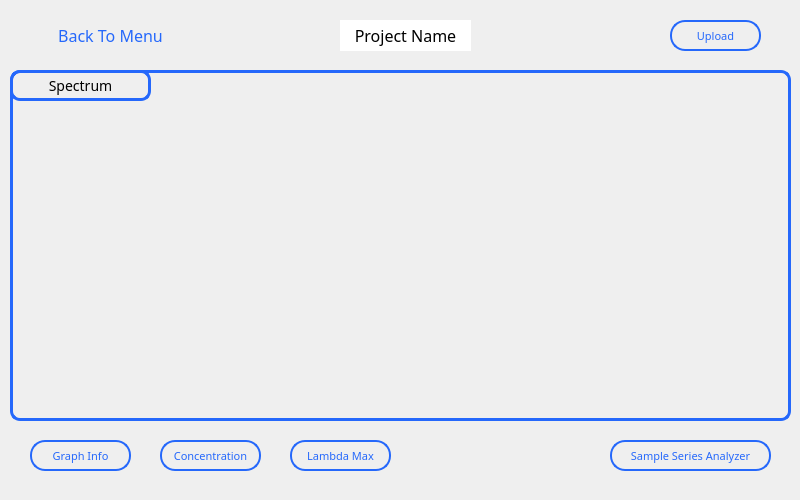
<?xml version="1.0" encoding="UTF-8"?>
<ui version="4.0">
 <class>test1</class>
 <widget class="QDialog" name="test1">
  <property name="geometry">
   <rect>
    <x>0</x>
    <y>0</y>
    <width>800</width>
    <height>500</height>
   </rect>
  </property>
  <property name="windowTitle">
   <string>Dialog</string>
  </property>
  <widget class="QWidget" name="widget" native="true">
   <property name="geometry">
    <rect>
     <x>0</x>
     <y>10</y>
     <width>801</width>
     <height>46</height>
    </rect>
   </property>
   <property name="styleSheet">
    <string notr="true"/>
   </property>
   <widget class="QPushButton" name="MenuButton">
    <property name="geometry">
     <rect>
      <x>20</x>
      <y>10</y>
      <width>31</width>
      <height>31</height>
     </rect>
    </property>
    <property name="styleSheet">
     <string notr="true">border:0px;
</string>
    </property>
    <property name="text">
     <string/>
    </property>
    <property name="icon">
     <iconset resource="resources.qrc">
      <normaloff>:/Icons/arrow-left-circle.svg</normaloff>:/Icons/arrow-left-circle.svg</iconset>
    </property>
    <property name="iconSize">
     <size>
      <width>25</width>
      <height>25</height>
     </size>
    </property>
   </widget>
   <widget class="QLabel" name="MainmenuText">
    <property name="geometry">
     <rect>
      <x>55</x>
      <y>15</y>
      <width>111</width>
      <height>20</height>
     </rect>
    </property>
    <property name="font">
     <font>
      <family>Poppins</family>
      <pointsize>-1</pointsize>
     </font>
    </property>
    <property name="styleSheet">
     <string notr="true">Font-size:16px;
color: rgb(37, 104, 251);
</string>
    </property>
    <property name="text">
     <string>Back To Menu</string>
    </property>
    <property name="alignment">
     <set>Qt::AlignCenter</set>
    </property>
   </widget>
   <widget class="QTextEdit" name="ProjectName">
    <property name="geometry">
     <rect>
      <x>340</x>
      <y>10</y>
      <width>131</width>
      <height>31</height>
     </rect>
    </property>
    <property name="font">
     <font>
      <family>Poppins</family>
      <pointsize>11</pointsize>
     </font>
    </property>
    <property name="styleSheet">
     <string notr="true">#ProjectName{
	border:0px;
}</string>
    </property>
    <property name="html">
     <string>&lt;!DOCTYPE HTML PUBLIC &quot;-//W3C//DTD HTML 4.0//EN&quot; &quot;http://www.w3.org/TR/REC-html40/strict.dtd&quot;&gt;
&lt;html&gt;&lt;head&gt;&lt;meta name=&quot;qrichtext&quot; content=&quot;1&quot; /&gt;&lt;meta charset=&quot;utf-8&quot; /&gt;&lt;style type=&quot;text/css&quot;&gt;
p, li { white-space: pre-wrap; }
hr { height: 1px; border-width: 0; }
li.unchecked::marker { content: &quot;\2610&quot;; }
li.checked::marker { content: &quot;\2612&quot;; }
&lt;/style&gt;&lt;/head&gt;&lt;body style=&quot; font-family:'Poppins'; font-size:11pt; font-weight:400; font-style:normal;&quot;&gt;
&lt;p align=&quot;center&quot; style=&quot; margin-top:0px; margin-bottom:0px; margin-left:0px; margin-right:0px; -qt-block-indent:0; text-indent:0px;&quot;&gt;&lt;span style=&quot; font-family:'Segoe UI'; font-size:12pt;&quot;&gt;Project Name&lt;/span&gt;&lt;/p&gt;&lt;/body&gt;&lt;/html&gt;</string>
    </property>
   </widget>
   <widget class="QPushButton" name="Upload">
    <property name="geometry">
     <rect>
      <x>670</x>
      <y>10</y>
      <width>91</width>
      <height>31</height>
     </rect>
    </property>
    <property name="font">
     <font>
      <family>Poppins</family>
      <pointsize>8</pointsize>
     </font>
    </property>
    <property name="styleSheet">
     <string notr="true">border:2px solid;
border-radius:15px;
border-color: #2568FB;
color:#2568FB</string>
    </property>
    <property name="text">
     <string>Upload</string>
    </property>
    <property name="icon">
     <iconset resource="resources.qrc">
      <normaloff>:/Icons/upload.svg</normaloff>:/Icons/upload.svg</iconset>
    </property>
   </widget>
  </widget>
  <widget class="QWidget" name="GraphSlot" native="true">
   <property name="geometry">
    <rect>
     <x>10</x>
     <y>70</y>
     <width>781</width>
     <height>351</height>
    </rect>
   </property>
   <property name="toolTip">
    <string>Move Here</string>
   </property>
   <property name="styleSheet">
    <string notr="true">#GraphSlot{
	 border-radius:10px; border:3px solid;border-color: #2568FB;
}</string>
   </property>
   <widget class="QLabel" name="Spectrum">
    <property name="geometry">
     <rect>
      <x>0</x>
      <y>0</y>
      <width>141</width>
      <height>31</height>
     </rect>
    </property>
    <property name="font">
     <font>
      <family>Poppins</family>
      <pointsize>-1</pointsize>
      <bold>false</bold>
     </font>
    </property>
    <property name="styleSheet">
     <string notr="true">Font-size:14px;
color: rgb(0, 0, 0);
background-color: transparent;
border-radius:10px;
border:3px solid;
border-color: #2568FB;</string>
    </property>
    <property name="text">
     <string>Spectrum</string>
    </property>
    <property name="alignment">
     <set>Qt::AlignCenter</set>
    </property>
   </widget>
   <widget class="QCustomPlot" name="customplot" native="true">
    <property name="geometry">
     <rect>
      <x>10</x>
      <y>40</y>
      <width>761</width>
      <height>301</height>
     </rect>
    </property>
    <property name="styleSheet">
     <string notr="true">background-color: transparent;</string>
    </property>
    <widget class="QPushButton" name="ZoomOut">
     <property name="geometry">
      <rect>
       <x>720</x>
       <y>260</y>
       <width>31</width>
       <height>31</height>
      </rect>
     </property>
     <property name="font">
      <font>
       <family>Verdana</family>
      </font>
     </property>
     <property name="toolTip">
      <string>Move Here</string>
     </property>
     <property name="styleSheet">
      <string notr="true">border:0px;
background-color:transparent;</string>
     </property>
     <property name="text">
      <string/>
     </property>
     <property name="icon">
      <iconset resource="resources.qrc">
       <normaloff>:/Icons/zoom-out.svg</normaloff>:/Icons/zoom-out.svg</iconset>
     </property>
     <property name="iconSize">
      <size>
       <width>33</width>
       <height>33</height>
      </size>
     </property>
    </widget>
    <widget class="QPushButton" name="ZoomIn">
     <property name="geometry">
      <rect>
       <x>720</x>
       <y>220</y>
       <width>31</width>
       <height>31</height>
      </rect>
     </property>
     <property name="font">
      <font>
       <family>Verdana</family>
      </font>
     </property>
     <property name="toolTip">
      <string>Move Here</string>
     </property>
     <property name="styleSheet">
      <string notr="true">border:0px;
background-color:transparent;</string>
     </property>
     <property name="text">
      <string/>
     </property>
     <property name="icon">
      <iconset resource="resources.qrc">
       <normaloff>:/Icons/zoom-in.svg</normaloff>:/Icons/zoom-in.svg</iconset>
     </property>
     <property name="iconSize">
      <size>
       <width>33</width>
       <height>33</height>
      </size>
     </property>
    </widget>
   </widget>
  </widget>
  <widget class="QPushButton" name="Upload_2">
   <property name="geometry">
    <rect>
     <x>30</x>
     <y>440</y>
     <width>101</width>
     <height>31</height>
    </rect>
   </property>
   <property name="font">
    <font>
     <family>Poppins</family>
     <pointsize>8</pointsize>
    </font>
   </property>
   <property name="styleSheet">
    <string notr="true">border:2px solid;
border-radius:15px;
border-color: #2568FB;
color:#2568FB</string>
   </property>
   <property name="text">
    <string>Graph Info</string>
   </property>
  </widget>
  <widget class="QPushButton" name="Upload_3">
   <property name="geometry">
    <rect>
     <x>160</x>
     <y>440</y>
     <width>101</width>
     <height>31</height>
    </rect>
   </property>
   <property name="font">
    <font>
     <family>Poppins</family>
     <pointsize>8</pointsize>
    </font>
   </property>
   <property name="styleSheet">
    <string notr="true">border:2px solid;
border-radius:15px;
border-color: #2568FB;
color:#2568FB</string>
   </property>
   <property name="text">
    <string>Concentration</string>
   </property>
  </widget>
  <widget class="QPushButton" name="Upload_4">
   <property name="geometry">
    <rect>
     <x>290</x>
     <y>440</y>
     <width>101</width>
     <height>31</height>
    </rect>
   </property>
   <property name="font">
    <font>
     <family>Poppins</family>
     <pointsize>8</pointsize>
    </font>
   </property>
   <property name="styleSheet">
    <string notr="true">border:2px solid;
border-radius:15px;
border-color: #2568FB;
color:#2568FB</string>
   </property>
   <property name="text">
    <string>Lambda Max</string>
   </property>
  </widget>
  <widget class="QPushButton" name="Upload_5">
   <property name="geometry">
    <rect>
     <x>610</x>
     <y>440</y>
     <width>161</width>
     <height>31</height>
    </rect>
   </property>
   <property name="font">
    <font>
     <family>Poppins</family>
     <pointsize>8</pointsize>
    </font>
   </property>
   <property name="styleSheet">
    <string notr="true">border:2px solid;
border-radius:15px;
border-color: #2568FB;
color:#2568FB</string>
   </property>
   <property name="text">
    <string>Sample Series Analyzer</string>
   </property>
  </widget>
 </widget>
 <customwidgets>
  <customwidget>
   <class>QCustomPlot</class>
   <extends>QWidget</extends>
   <header location="global">qcustomplot.h</header>
   <container>1</container>
  </customwidget>
 </customwidgets>
 <resources>
  <include location="resources.qrc"/>
 </resources>
 <connections/>
</ui>
